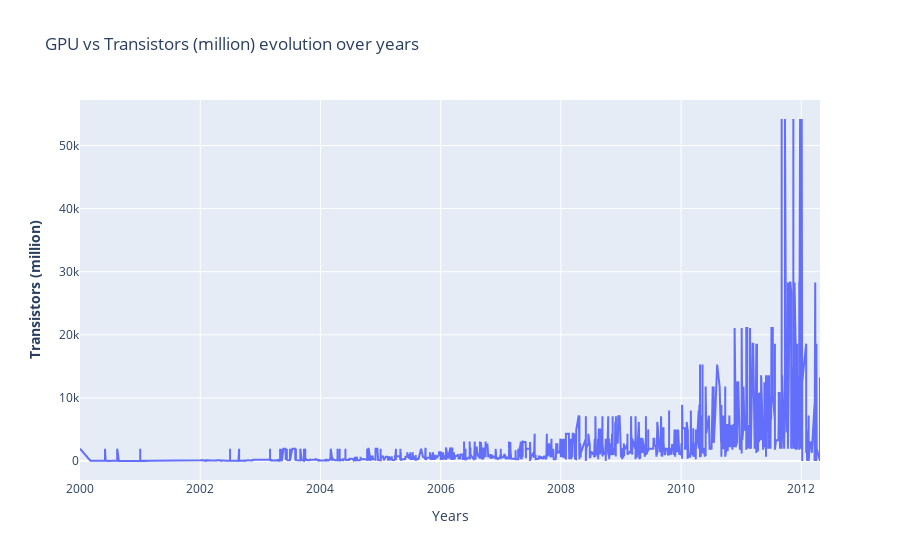
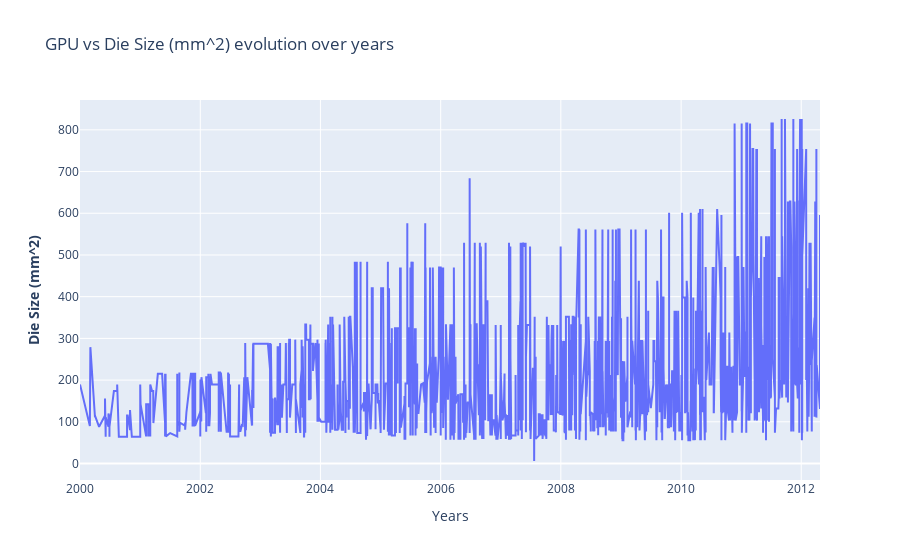

The notebook cell these images were saved under, in order:
### Markdown cell above
#### GPU

### Code cell
fig_transistors = make_subplots()
fig_die = make_subplots()

# Add traces
fig_transistors.add_trace(
    go.Scatter(x= df_an.index, y=df_gpu["Transistors (million)"] ,name= "GPU")
)
# Add figure title
fig_transistors.update_layout(
    title_text="GPU vs Transistors (million) evolution over years"
)
# Set x-axis title
fig_transistors.update_xaxes(title_text="Years")
# Set y-axes titles
fig_transistors.update_yaxes(title_text="<b>Transistors (million)", secondary_y=False)

# Add traces
fig_die.add_trace(
    go.Scatter(x= df_an.index, y=df_gpu["Die Size (mm^2)"] ,name= "GPU")
)
# Add figure title
fig_die.update_layout(
    title_text="GPU vs Die Size (mm^2) evolution over years"
)
# Set x-axis title
fig_die.update_xaxes(title_text="Years")
# Set y-axes titles
fig_die.update_yaxes(title_text="<b>Die Size (mm^2)", secondary_y=False)

fig_transistors.show()
fig_die.show()

### Figure 1 — Plotly figure (JSON) as saved in the notebook; plotly's stock layout.template omitted (floating-point values rounded to 4 significant figures; data arrays with more than 128 entries replaced by an {"elided": "..."} marker saying what was removed)
{"data": [{"name": "GPU", "type": "scatter", "x": {"elided": "4745 str values"}, "y": {"elided": "2609 float values"}}], "layout": {"title": {"text": "GPU vs Transistors (million) evolution over years"}, "xaxis": {"anchor": "y", "domain": [0, 1], "title": {"text": "Years"}}, "yaxis": {"anchor": "x", "domain": [0, 1], "title": {"text": "<b>Transistors (million)"}}}}

### Figure 2 — Plotly figure (JSON) as saved in the notebook; plotly's stock layout.template omitted (floating-point values rounded to 4 significant figures; data arrays with more than 128 entries replaced by an {"elided": "..."} marker saying what was removed)
{"data": [{"name": "GPU", "type": "scatter", "x": {"elided": "4745 str values"}, "y": {"elided": "2609 float values"}}], "layout": {"title": {"text": "GPU vs Die Size (mm^2) evolution over years"}, "xaxis": {"anchor": "y", "domain": [0, 1], "title": {"text": "Years"}}, "yaxis": {"anchor": "x", "domain": [0, 1], "title": {"text": "<b>Die Size (mm^2)"}}}}
